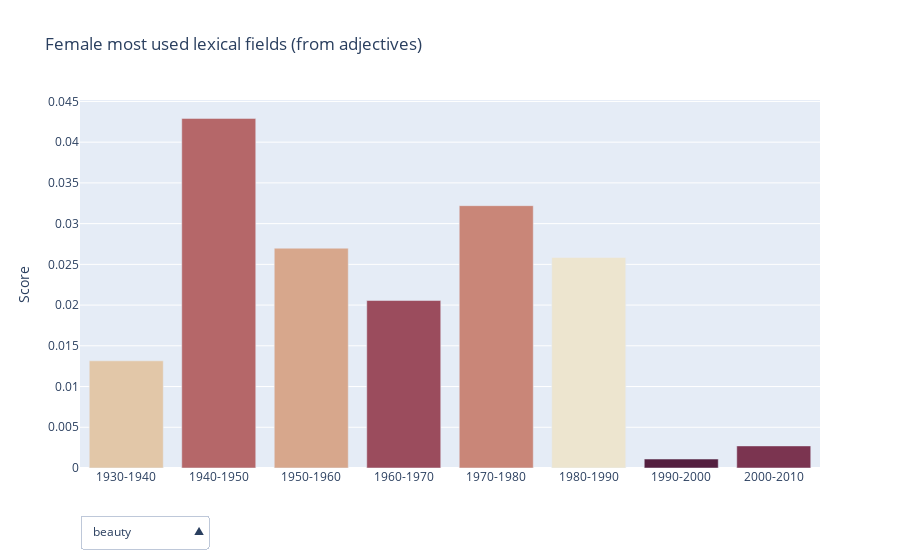

The code cell stored with this chart in its notebook:
### Code cell
#female adjectives

# Initialize figure
fig = go.Figure()
decades = ['1930-1940','1940-1950','1950-1960','1960-1970','1970-1980','1980-1990','1990-2000','2000-2010']
# Add Traces

fig.add_trace(
    go.Bar(y=df_feature_evolution_f_adj.beauty,x=decades, marker={'color': df_feature_evolution_f_adj.beauty.sort_values(ascending=False).index, 'colorscale': 'Brwnyl'},
               name="Female Adjective ['beauty']",
               visible=True)
               )
fig.add_trace(
    go.Bar(y=df_feature_evolution_f_adj.white_collar_job,x=decades, marker={'color': df_feature_evolution_f_adj.white_collar_job.sort_values(ascending=False).index, 'colorscale': 'Brwnyl'},
               name="Female Adjective ['white_collar_job']",
               visible=False)
               )

fig.add_trace(
    go.Bar(y=df_feature_evolution_f_adj.attractive,x=decades, marker={'color': df_feature_evolution_f_adj.attractive.sort_values(ascending=False).index, 'colorscale': 'Brwnyl'},
               name="Female Adjective ['attractive']",
               visible=False)
               )

fig.add_trace(
    go.Bar(y=df_feature_evolution_f_adj.royalty,x=decades, marker={'color': df_feature_evolution_f_adj.royalty.sort_values(ascending=False).index, 'colorscale': 'Brwnyl'},
               name="Female Adjective ['royalty']",
               visible=False)
               )

fig.add_trace(
    go.Bar(y=df_feature_evolution_f_adj.appearance,x=decades, marker={'color': df_feature_evolution_f_adj.appearance.sort_values(ascending=False).index, 'colorscale': 'Brwnyl'},
               name="Female Adjective ['appearance']",
               visible=False)
               )

fig.add_trace(
    go.Bar(y=df_feature_evolution_f_adj.feminine,x=decades, marker={'color': df_feature_evolution_f_adj.feminine.sort_values(ascending=False).index, 'colorscale': 'Brwnyl'},
               name="Female Adjective ['feminine']",
               visible=False)
               )


button_layer_1_height = -0.1
button_layer_2_height = -0.1

fig.update_layout(
    updatemenus=[
        dict(
            active=0,
            buttons=list([
                dict(label="beauty",
                     method="update",
                     args=[{"visible": [True, False, False, False, False, False, False, False, False, False, False, False, False, False, False, False, False]},
                          ]),
                dict(label="white_collar_job",
                     method="update",
                     args=[{"visible": [False, True, False, False, False, False, False, False, False, False, False, False, False, False, False, False, False]},
                          ]),
                dict(label="attractive",
                     method="update",
                     args=[{"visible": [False, False, True, False, False, False, False, False, False, False, False, False, False, False, False, False, False]},
                           ]),
                dict(label="royalty",
                     method="update",
                     args=[{"visible": [False, False, False, True, False, False, False, False, False, False, False, False, False, False, False, False, False]},
                           ]),
                dict(label="appearance",
                     method="update",
                     args=[{"visible": [False, False, False, False, True, False, False, False, False, False, False, False, False, False, False, False, False]},
                          ]),
                dict(label="feminine",
                     method="update",
                     args=[{"visible": [False, False, False, False, False, False, False, False, False, False, False, False, False, False, False, False, False]},
                          ]),
                
            ]),
                        type = "dropdown",
            direction="up",
            pad={"r": 10, "t": 10},
            showactive=True,
            x=0,
            xanchor="left",
            y=button_layer_1_height,
            yanchor="top"
            
        )
    ])



# Set title
fig.update_layout(title_text="Female most used lexical fields (from adjectives) " , yaxis_title="Score")
fig.show()

### Figure 1 — Plotly figure (JSON) as saved in the notebook; plotly's stock layout.template omitted (floating-point values rounded to 4 significant figures)
{"data": [{"marker": {"color": [1, 4, 2, 5, 3, 0, 7, 6], "colorscale": [[0, "rgb(237, 229, 207)"], [0.1667, "rgb(224, 194, 162)"], [0.3333, "rgb(211, 156, 131)"], [0.5, "rgb(193, 118, 111)"], [0.6667, "rgb(166, 84, 97)"], [0.8333, "rgb(129, 55, 83)"], [1, "rgb(84, 31, 63)"]]}, "name": "Female Adjective ['beauty']", "type": "bar", "visible": true, "x": ["1930-1940", "1940-1950", "1950-1960", "1960-1970", "1970-1980", "1980-1990", "1990-2000", "2000-2010"], "y": [0.01316, 0.04292, 0.02698, 0.02056, 0.03221, 0.02585, 0.001097, 0.002712]}, {"marker": {"color": [2, 3, 5, 1, 0, 4, 6, 7], "colorscale": [[0, "rgb(237, 229, 207)"], [0.1667, "rgb(224, 194, 162)"], [0.3333, "rgb(211, 156, 131)"], [0.5, "rgb(193, 118, 111)"], [0.6667, "rgb(166, 84, 97)"], [0.8333, "rgb(129, 55, 83)"], [1, "rgb(84, 31, 63)"]]}, "name": "Female Adjective ['white_collar_job']", "type": "bar", "visible": false, "x": ["1930-1940", "1940-1950", "1950-1960", "1960-1970", "1970-1980", "1980-1990", "1990-2000", "2000-2010"], "y": [0.01425, 0.01431, 0.03175, 0.02617, 0.01288, 0.01783, 0.003291, 0.003013]}, {"marker": {"color": [1, 2, 4, 5, 3, 0, 7, 6], "colorscale": [[0, "rgb(237, 229, 207)"], [0.1667, "rgb(224, 194, 162)"], [0.3333, "rgb(211, 156, 131)"], [0.5, "rgb(193, 118, 111)"], [0.6667, "rgb(166, 84, 97)"], [0.8333, "rgb(129, 55, 83)"], [1, "rgb(84, 31, 63)"]]}, "name": "Female Adjective ['attractive']", "type": "bar", "visible": false, "x": ["1930-1940", "1940-1950", "1950-1960", "1960-1970", "1970-1980", "1980-1990", "1990-2000", "2000-2010"], "y": [0.02741, 0.06152, 0.06032, 0.03364, 0.04831, 0.04367, 0.002194, 0.003917]}, {"marker": {"color": [2, 3, 0, 5, 4, 1, 6, 7], "colorscale": [[0, "rgb(237, 229, 207)"], [0.1667, "rgb(224, 194, 162)"], [0.3333, "rgb(211, 156, 131)"], [0.5, "rgb(193, 118, 111)"], [0.6667, "rgb(166, 84, 97)"], [0.8333, "rgb(129, 55, 83)"], [1, "rgb(84, 31, 63)"]]}, "name": "Female Adjective ['royalty']", "type": "bar", "visible": false, "x": ["1930-1940", "1940-1950", "1950-1960", "1960-1970", "1970-1980", "1980-1990", "1990-2000", "2000-2010"], "y": [0.0148, 0.008584, 0.01905, 0.01869, 0.01127, 0.01248, 0.002194, 0.001205]}, {"marker": {"color": [2, 3, 4, 5, 1, 0, 7, 6], "colorscale": [[0, "rgb(237, 229, 207)"], [0.1667, "rgb(224, 194, 162)"], [0.3333, "rgb(211, 156, 131)"], [0.5, "rgb(193, 118, 111)"], [0.6667, "rgb(166, 84, 97)"], [0.8333, "rgb(129, 55, 83)"], [1, "rgb(84, 31, 63)"]]}, "name": "Female Adjective ['appearance']", "type": "bar", "visible": false, "x": ["1930-1940", "1940-1950", "1950-1960", "1960-1970", "1970-1980", "1980-1990", "1990-2000", "2000-2010"], "y": [0.01371, 0.0186, 0.04286, 0.02617, 0.02254, 0.0205, 0.001097, 0.002712]}, {"marker": {"color": [1, 4, 2, 3, 5, 0, 7, 6], "colorscale": [[0, "rgb(237, 229, 207)"], [0.1667, "rgb(224, 194, 162)"], [0.3333, "rgb(211, 156, 131)"], [0.5, "rgb(193, 118, 111)"], [0.6667, "rgb(166, 84, 97)"], [0.8333, "rgb(129, 55, 83)"], [1, "rgb(84, 31, 63)"]]}, "name": "Female Adjective ['feminine']", "type": "bar", "visible": false, "x": ["1930-1940", "1940-1950", "1950-1960", "1960-1970", "1970-1980", "1980-1990", "1990-2000", "2000-2010"], "y": [0.01974, 0.04435, 0.03016, 0.02991, 0.03865, 0.02406, 0.001097, 0.001205]}], "layout": {"title": {"text": "Female most used lexical fields (from adjectives) "}, "updatemenus": [{"active": 0, "buttons": [{"args": [{"visible": [true, false, false, false, false, false, false, false, false, false, false, false, false, false, false, false, false]}], "label": "beauty", "method": "update"}, {"args": [{"visible": [false, true, false, false, false, false, false, false, false, false, false, false, false, false, false, false, false]}], "label": "white_collar_job", "method": "update"}, {"args": [{"visible": [false, false, true, false, false, false, false, false, false, false, false, false, false, false, false, false, false]}], "label": "attractive", "method": "update"}, {"args": [{"visible": [false, false, false, true, false, false, false, false, false, false, false, false, false, false, false, false, false]}], "label": "royalty", "method": "update"}, {"args": [{"visible": [false, false, false, false, true, false, false, false, false, false, false, false, false, false, false, false, false]}], "label": "appearance", "method": "update"}, {"args": [{"visible": [false, false, false, false, false, false, false, false, false, false, false, false, false, false, false, false, false]}], "label": "feminine", "method": "update"}], "direction": "up", "pad": {"r": 10, "t": 10}, "showactive": true, "type": "dropdown", "x": 0, "xanchor": "left", "y": -0.1, "yanchor": "top"}], "yaxis": {"title": {"text": "Score"}}}}
